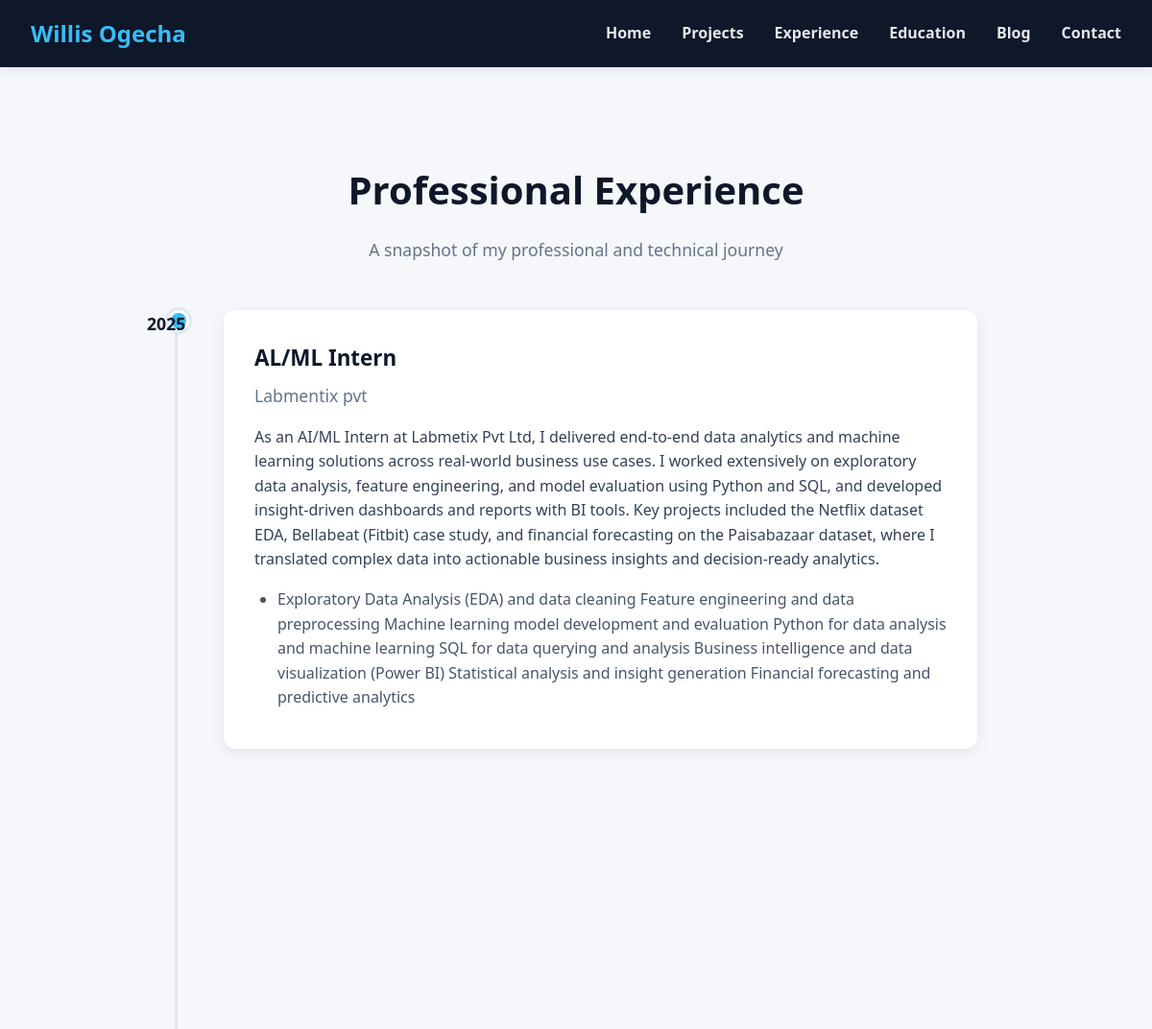
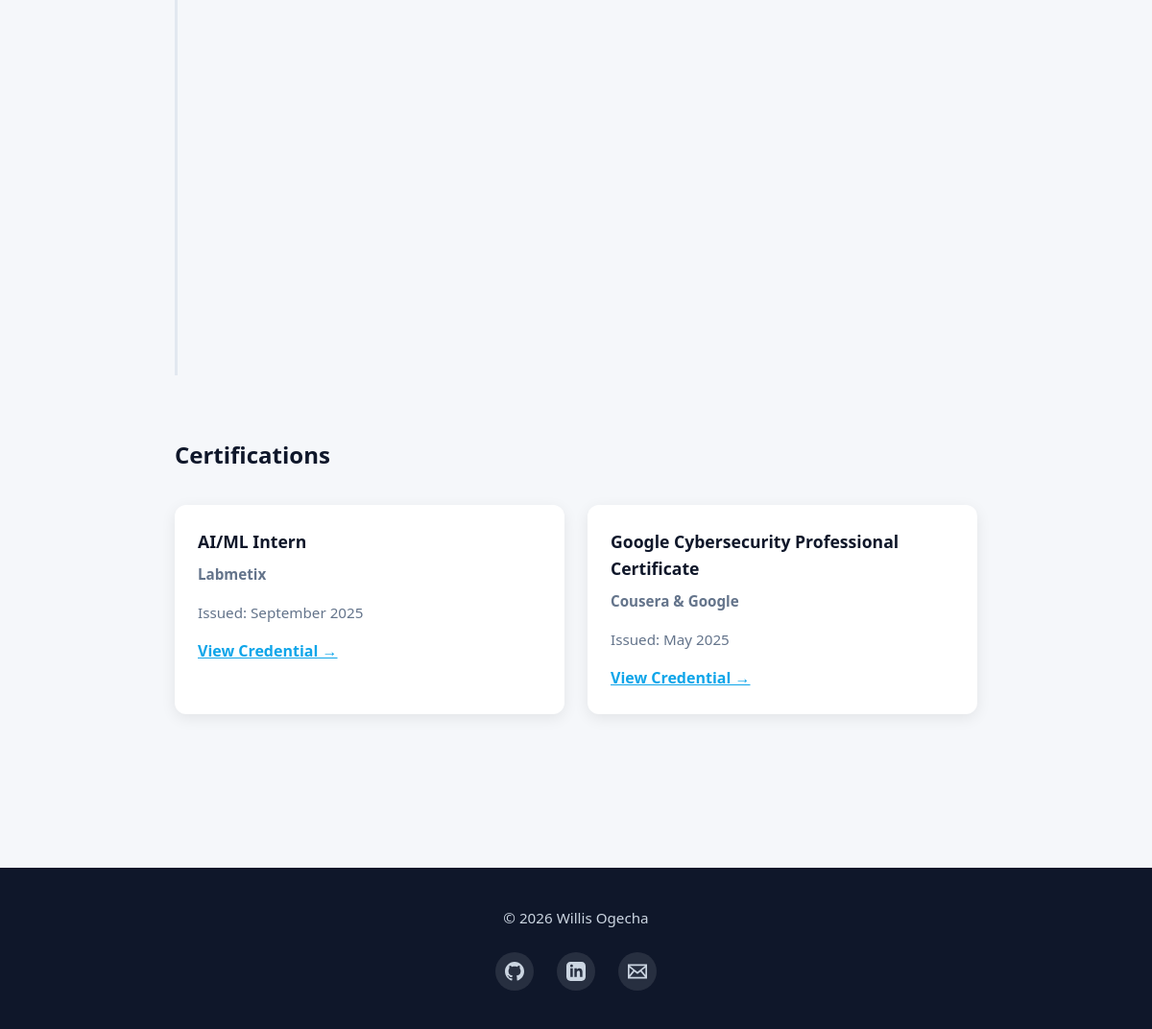
The app's page /experience/ with its own data (2 pictures, top to bottom).
### experience/models.py (models this page shows, shortened)
class Experience(models.Model):
    year = models.CharField(max_length=10)
    role = models.CharField(max_length=100)
    organization = models.CharField(max_length=150)
    description = models.TextField()
    skills = models.TextField(
        help_text="Comma-separated skills",
        default=""
    )
    order = models.PositiveIntegerField(default=0)
    class Meta:
        ordering = ["-year", "order"]
    def skill_list(self):
        return [skill.strip() for skill in self.skills.split(",") if skill.strip()]

class Certification(models.Model):
    name = models.CharField(max_length=200)
    issuer = models.CharField(max_length=150)
    issue_date = models.DateField()
    credential_url = models.URLField(blank=True, null=True)
    class Meta:
        ordering = ["-issue_date"]

### main/models.py (models this page shows, shortened)
class SiteSettings(models.Model):
    profile_image = models.ImageField(upload_to='profile/', blank=True, null=True)
    name = models.CharField(max_length=100, default="Willis Ogecha")
    title = models.CharField(max_length=200, default="Machine Learning & Software Engineer")
    bio = models.TextField(default="I build intelligent, data-driven solutions using Machine Learning, Computer Vision, and modern backend technologies.")
    cv_file = models.FileField(upload_to='cv/', blank=True, null=True, help_text="Upload your CV/Resume (PDF)")
    email = models.EmailField(blank=True, null=True)
    phone = models.CharField(max_length=20, blank=True, null=True)
    github_url = models.URLField(blank=True, null=True)
    linkedin_url = models.URLField(blank=True, null=True)
    twitter_url = models.URLField(blank=True, null=True)
    instagram_url = models.URLField(blank=True, null=True)
    class Meta:
        verbose_name = "Site Settings"
        verbose_name_plural = "Site Settings"

### experience/views.py (the view)
# urls.py: path("", experience_list, name="experience"),
def experience_list(request):
    experiences = Experience.objects.all()
    certifications = Certification.objects.all()
    return render(
        request,
        "experience/experience.html",
        {
            "experiences": experiences,
            "certifications": certifications,
        },
    )

### main/context_processors.py (called while the page is built)
def site_settings(request):
    settings = SiteSettings.objects.first()
    return {
        'site_settings': settings
    }

### templates/experience/experience.html (shortened to what this page needs)
{% extends "base.html" %}
{% load static %}
{% block content %}
<section class="experience-section">
    <header class="section-header">
        <h1>Professional Experience</h1>
        <p>A snapshot of my professional and technical journey</p>
    </header>
    <div class="timeline">
        {% for exp in experiences %}
        <div class="timeline-item fade-in">
            <div class="timeline-date">{{ exp.year }}</div>
            <div class="timeline-content">
                <h3>{{ exp.role }}</h3>
                <h4>{{ exp.organization }}</h4>
                <p>{{ exp.description }}</p>
                {% if exp.skill_list %}
                <ul>
                    {% for skill in exp.skill_list %}
                    <li>{{ skill }}</li>
                    {% endfor %}
                </ul>
                {% endif %}
            </div>
        </div>
        {% empty %}
        <div class="timeline-content">
            <p>No experience entries yet.</p>
        </div>
        {% endfor %}
    </div>
    {% if certifications %}
    <div class="certifications-section">
        <h2>Certifications</h2>
        <div class="certifications-grid">
            {% for cert in certifications %}
            <div class="cert-card">
                <h3>{{ cert.name }}</h3>
                <p><strong>{{ cert.issuer }}</strong></p>
                <p>Issued: {{ cert.issue_date|date:"F Y" }}</p>
                {% if cert.credential_url %}
                <a href="{{ cert.credential_url }}" target="_blank" style="color: #0ea5e9; font-weight: 600;">View
                    Credential →</a>
                {% endif %}
            </div>
            {% endfor %}
        </div>
    </div>
    {% endif %}
</section>
{% endblock %}

### templates/includes/footer.html (shortened to what this page needs)
<footer>
    <div class="footer-content">
        <p>© 2026 {{ site_settings.name|default:"Willis Ogecha" }}</p>
        {% if site_settings %}
        <div class="social-links">
            {% if site_settings.github_url %}
            <a href="{{ site_settings.github_url }}" target="_blank" title="GitHub">
            </a>
            {% endif %}
            {% if site_settings.linkedin_url %}
            <a href="{{ site_settings.linkedin_url }}" target="_blank" title="LinkedIn">
            </a>
            {% endif %}
            {% if site_settings.email %}
            <a href="mailto:{{ site_settings.email }}" title="Email">
                <svg width="24" height="24" fill="currentColor" viewBox="0 0 24 24">
                    <path
                        d="M0 3v18h24v-18h-24zm6.623 7.929l-4.623 5.712v-9.458l4.623 3.746zm-4.141-5.929h19.035l-9.517 7.713-9.518-7.713zm5.694 7.188l3.824 3.099 3.83-3.104 5.612 6.817h-18.779l5.513-6.812zm9.208-1.264l4.616-3.741v9.348l-4.616-5.607z" />
                </svg>
            </a>
            {% endif %}
        </div>
        {% endif %}
    </div>
</footer>

### static/css/style.css (style rules this page uses)
* { margin: 0; padding: 0; box-sizing: border-box; }
body { font-family: "Segoe UI", Roboto, Helvetica, Arial, sans-serif; line-height: 1.6; background-color: #f5f7fa; color: #222; }
h1, h2, h3 { margin-bottom: 1rem; color: #0f172a; }
p { margin-bottom: 1rem; color: #334155; }
.section-header { text-align: center; margin: 4rem 0 3rem; }
.section-header h1 { font-size: 2.5rem; font-weight: 700; color: #0f172a; }
.section-header p { color: #64748b; font-size: 1.1rem; margin-top: 0.5rem; }
.experience-section { max-width: 900px; margin: 4rem auto; padding: 0 2rem; }
.timeline { position: relative; padding-left: 3rem; border-left: 3px solid #e2e8f0; }
.timeline-item { position: relative; margin-bottom: 3rem; }
.timeline-item::before { content: ''; position: absolute; left: -3.6rem; top: 0; width: 16px; height: 16px; background: #38bdf8; border-radius: 50%; border: 3px solid #ffffff; box-shadow: 0 0 0 3px #e2e8f0; }
.timeline-date { position: absolute; left: -5rem; top: 0; font-weight: 700; font-size: 1.1rem; color: #0f172a; width: 60px; }
.timeline-content { background: #ffffff; padding: 2rem; border-radius: 12px; box-shadow: 0 4px 15px rgba(0, 0, 0, 0.08); transition: transform 0.3s ease, box-shadow 0.3s ease; }
.timeline-content h3 { margin: 0; font-size: 1.4rem; color: #0f172a; }
.timeline-content h4 { margin: 0.5rem 0 1rem; color: #64748b; font-weight: 500; font-size: 1.1rem; }
.timeline-content ul { margin-top: 1rem; padding-left: 1.5rem; }
.timeline-content li { margin-bottom: 0.5rem; color: #475569; }
.certifications-section { margin-top: 4rem; }
.certifications-grid { display: grid; grid-template-columns: repeat(auto-fit, minmax(300px, 1fr)); gap: 1.5rem; margin-top: 2rem; }
.cert-card { background: #ffffff; padding: 1.5rem; border-radius: 12px; box-shadow: 0 4px 15px rgba(0, 0, 0, 0.08); transition: transform 0.3s ease; }
.cert-card h3 { font-size: 1.1rem; margin-bottom: 0.5rem; }
.cert-card p { font-size: 0.95rem; color: #64748b; }
.fade-in { opacity: 0; transform: translateY(30px); transition: opacity 0.8s ease-out, transform 0.8s ease-out; }
.fade-in.visible { opacity: 1; transform: translateY(0); }
footer { background: #0f172a; color: #cbd5e1; padding: 2.5rem 2rem; margin-top: 4rem; }
.footer-content { max-width: 1200px; margin: 0 auto; display: flex; flex-direction: column; align-items: center; gap: 1.5rem; }
.footer-content p { color: #cbd5e1; margin: 0; font-size: 0.95rem; }
.social-links { display: flex; gap: 1.5rem; }
.social-links a { display: flex; align-items: center; justify-content: center; width: 40px; height: 40px; background: rgba(255, 255, 255, 0.1); border-radius: 50%; color: #cbd5e1; transition: all 0.3s ease; }
.social-links svg { width: 20px; height: 20px; }

### records on screen
Experience: year "2025", role "AL/ML Intern", organization "Labmentix pvt", description "As an AI/ML Intern at Labmetix Pvt Ltd, I delivered end-to-end data analytics and machine learning solutions across real-world business use cases. I worked extensively on exploratory data analysis, feature engineering, and model evaluation using Python and SQL, and developed insight-driven dashboards and reports with BI tools. Key projects included the Netflix dataset EDA, Bellabeat (Fitbit) case study, and financial forecasting on the Paisabazaar dataset, where I translated complex data into actionable business insights and decision-ready analytics.", skill_list "Exploratory Data Analysis (EDA) and data cleaning Feature engineering and data preprocessing Machine learning model development and evaluation Python for data analysis and machine learning SQL for data querying and analysis Business intelligence and data visualization (Power BI) Statistical analysis and insight generation Financial forecasting and predictive analytics"
Certification: name "AI/ML Intern", issuer "Labmetix", issue_date "September 2025"
Certification: name "Google Cybersecurity Professional Certificate", issuer "Cousera & Google", issue_date "May 2025"
SiteSettings: name "Willis Ogecha"
